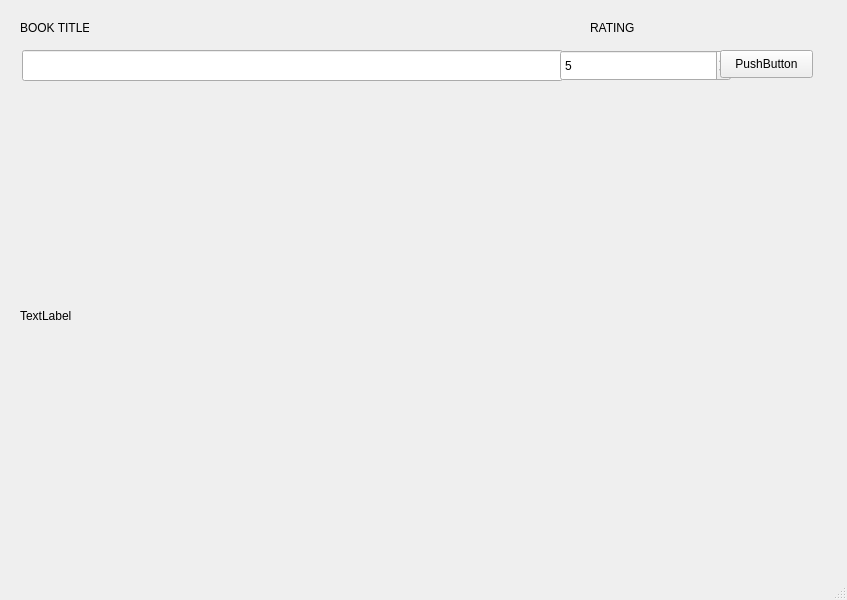
<?xml version="1.0" encoding="UTF-8"?>
<ui version="4.0">
 <class>MainWindow</class>
 <widget class="QMainWindow" name="MainWindow">
  <property name="geometry">
   <rect>
    <x>0</x>
    <y>0</y>
    <width>847</width>
    <height>600</height>
   </rect>
  </property>
  <property name="windowTitle">
   <string>MainWindow</string>
  </property>
  <widget class="QWidget" name="centralwidget">
   <widget class="QLineEdit" name="editTitle">
    <property name="geometry">
     <rect>
      <x>22</x>
      <y>50</y>
      <width>541</width>
      <height>31</height>
     </rect>
    </property>
    <property name="text">
     <string/>
    </property>
   </widget>
   <widget class="QLabel" name="label">
    <property name="geometry">
     <rect>
      <x>20</x>
      <y>20</y>
      <width>69</width>
      <height>16</height>
     </rect>
    </property>
    <property name="text">
     <string>&lt;html&gt;&lt;head/&gt;&lt;body&gt;&lt;p&gt;BOOK TITLE&lt;/p&gt;&lt;/body&gt;&lt;/html&gt;</string>
    </property>
   </widget>
   <widget class="QSpinBox" name="editrating">
    <property name="geometry">
     <rect>
      <x>560</x>
      <y>50</y>
      <width>171</width>
      <height>31</height>
     </rect>
    </property>
    <property name="maximum">
     <number>10</number>
    </property>
    <property name="value">
     <number>5</number>
    </property>
   </widget>
   <widget class="QLabel" name="label_2">
    <property name="geometry">
     <rect>
      <x>590</x>
      <y>20</y>
      <width>55</width>
      <height>16</height>
     </rect>
    </property>
    <property name="text">
     <string>RATING</string>
    </property>
   </widget>
   <widget class="QPushButton" name="btnsave">
    <property name="geometry">
     <rect>
      <x>720</x>
      <y>50</y>
      <width>93</width>
      <height>28</height>
     </rect>
    </property>
    <property name="text">
     <string>PushButton</string>
    </property>
   </widget>
   <widget class="QLabel" name="booklist">
    <property name="geometry">
     <rect>
      <x>20</x>
      <y>90</y>
      <width>801</width>
      <height>451</height>
     </rect>
    </property>
    <property name="text">
     <string>TextLabel</string>
    </property>
   </widget>
  </widget>
  <widget class="QMenuBar" name="menubar">
   <property name="geometry">
    <rect>
     <x>0</x>
     <y>0</y>
     <width>847</width>
     <height>26</height>
    </rect>
   </property>
  </widget>
  <widget class="QStatusBar" name="statusbar"/>
 </widget>
 <resources/>
 <connections/>
</ui>
